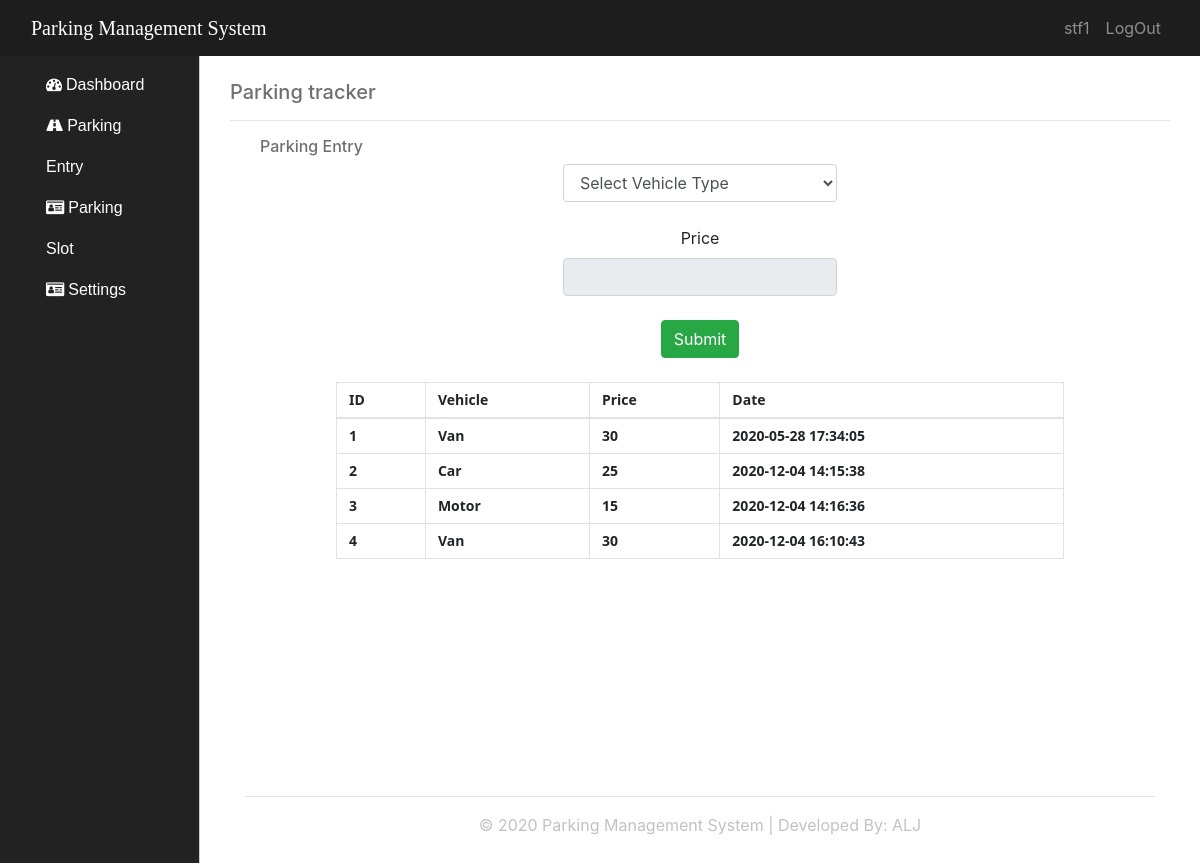
The page /parking.panel.php (signed in) on the database its author committed.
### tables this page shows
CREATE TABLE `tbl_users` (
  `id` int(11) NOT NULL,
  `firstname` varchar(50) NOT NULL,
  `lastname` varchar(50) NOT NULL,
  `username` varchar(50) NOT NULL,
  `password` varchar(250) NOT NULL,
  `email` varchar(250) NOT NULL,
  `contact` int(20) NOT NULL,
  `role` varchar(20) NOT NULL,
  `date` time NOT NULL
);

CREATE TABLE `tbl_parking_entry` (
  `parking_entry_id` int(11) NOT NULL,
  `vehicle` varchar(50) NOT NULL,
  `price` float NOT NULL,
  `date` timestamp NOT NULL DEFAULT current_timestamp() ON UPDATE current_timestamp()
);

### includes/dbh.inc.php (called while the page is built, shortened)
<?php
 class Database{
    protected function db_connection()
    {
        $this->db_host ="localhost";
        $this->db_username ="root";
        $this->db_password ="";
        $this->db_name ="db_pms";
        $this->connection = new mysqli($this->db_host,$this->db_username,$this->db_password,$this->db_name);
        return $this->connection;
    }
 }
?>

### includes/Select.class.php (called while the page is built, shortened)
<?php
include_once 'dbh.inc.php';
class Select_class extends Database{
        public function select_login_info($user_id){
            $query_select_login = "Select * from tbl_users where id='$user_id'";
            $result=mysqli_query($this->connection,$query_select_login);
            return $result;
        }
    public function select_all_entry(){
        $query_all_entry="Select * from tbl_parking_entry";
        $result=mysqli_query($this->connection,$query_all_entry);
        return $result;
    }
}
?>

### parking.panel.php (the view, shortened to what this page needs)
<?php
include 'includes/Select.class.php';
$conn = new Select_class();
$read_all_parking_entry = $conn->select_all_entry();
$conn_login_current = new Select_class();
$user_id =$_SESSION['id'];
$read_login_current = $conn_login_current->select_login_info($user_id);
$row = mysqli_fetch_assoc($read_login_current);
?>
<!Doctype html>
<html>
<head>
    <link rel="stylesheet" type="text/css" href="assets/bootstrap-4.4.1-dist/css/bootstrap.css">
    <link rel="stylesheet" type="text/css" href="assets/bootstrap-4.4.1-dist/css/custom.css">
    <link rel="stylesheet" href="https://use.fontawesome.com/releases/v5.6.3/css/all.css">
    <link rel="stylesheet" href="https://cdnjs.cloudflare.com/ajax/libs/font-awesome/4.7.0/css/font-awesome.min.css">
</head>
<body>
    <div class="container-fluid">
        <div class="row wrapper">
            <div class="col-sm-12" style="background:#1d1d1d;">
                <nav class="navbar navbar-expand-sm  navbar-dark">
                    <a class="navbar-brand" href="#" style="font-family:calibri;">Parking Management System</a>
                    <div class="collapse navbar-collapse" id="collapsibleNavbar">
                        <ul class="navbar-nav ml-auto">
                            <li class="nav-item ">
                            <a class="nav-link" href="#"><?php echo $row['username'];?></a>
                            </li>
                            <li class="nav-item">
                            <a class="nav-link" href="functions/logout.func.php">LogOut</a>
                            </li>
                        </ul>
                    </div>
                </nav>
            </div>
            <div class="col-lg-2 aside-nav">
                <div class="container">
                <nav class="navbar navbar-expand-md  navbar-dark">
                        <br>
                        <div class="collapse navbar-collapse" id="SideNav">
                        <ul class="navbar-nav d-block">
                            <li class="nav-item fa fa-dashboard"> <a href="index" >Dashboard</a></li>
                            <li class=" nav-item fa fa-road"> <a href="parking.panel">Parking Entry</a></li>
                            <li class=" nav-item fa fa-id-card"> <a href="#" >Parking Slot</a></li>
                            <li class=" nav-item fa fa-id-card"> <a href="#" >Settings</a></li>
                        </ul>
                        </div>
                    </nav>
                </div>
            </div>
            <div class="col-lg-10 dash justify-content-center">
                <div class="container"><br>
                    <h5 style="color:#6f6f6f;">Parking tracker</h5>
                    <hr>
                    <h6 style="color:#6f6f6f; text-indent:30px; ">Parking Entry</h6>
                    <div class="row d-flex justify-content-center">
                        <form method="post" action="functions/Insert.ent.php" class="text-center">
                        <select id="cars" class="form-control" name="vehicle" onchange="ChooseType();" >
                        <option selected disabled>Select Vehicle Type </option>
                        <?php
                            include_once 'includes/Select.class.php';
                          ?>
                        </select>
                        <br>
                        <label>Price</label><br>
                       <input  readonly type="text" class="form-control" id="price" name="price"><br>
                        <button type="submit" class="btn btn-success btn-m " name="Submit_btn" > Submit</button>
                        </form>
                    </div>
                    <br>
              <div class="container">
            <section class="table_data">
  <table class="table table-bordered">
    <thead>
      <tr>
      <th>ID</th>
        <th>Vehicle</th>
        <th>Price</th>
        <th>Date</th>
      </tr>
    </thead>
    <tbody>
        <?php
        while($row=mysqli_fetch_array($read_all_parking_entry)){
        ?>
      <tr>
        <td><?php echo $row['parking_entry_id'];?></td>
        <td><?php echo $row['vehicle'];?></td>
        <td><?php echo $row['price'];?></td>
        <td><?php echo $row['date'];?></td>
      </tr>
      <?php
        }
      ?>
    </tbody>
  </table>
</section>
</div>
                    <br><br>
                      <div class="container text-center">
                      <hr>
                      <footer style="color:#c2c2c2;">
                      &copy; 2020 Parking Management System | Developed By: ALJ
                      </footer>
                      </div>
                </div>
            </div>
        </div>
    </div>
</body>
</html>

### rows shown on the page
tbl_users: username "stf1"
tbl_parking_entry: parking_entry_id "1", vehicle "Van", price "30", date "2020-05-28 17:34:05"
tbl_parking_entry: parking_entry_id "2", vehicle "Car", price "25", date "2020-12-04 14:15:38"
tbl_parking_entry: parking_entry_id "3", vehicle "Motor", price "15", date "2020-12-04 14:16:36"
tbl_parking_entry: parking_entry_id "4", vehicle "Van", price "30", date "2020-12-04 16:10:43"
